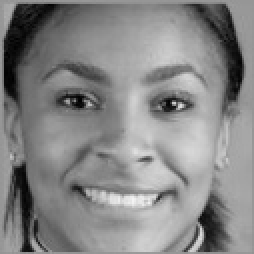
#> input picture lab03/cropped_faces/face_260144.jpg, 127 x 127 px (shown 2 times larger); its folder holds only this picture in this run
$ jupyter execute --allow-errors Lab3.ipynb
#> lines starting #> are read from the running program, lines starting #| are printed output that depends on the picture
# Gen AI Statement

Generative AI was used to help address the following questions:
* How to read in images, flatten images into a single 1D row, and combining them into a matrix.
* How to take a single row vector and reformatting it into an image for display.
* How to calculate and plot the values of a matrix.
* How to read the printed charts.
* How to use the charts to determine rank.
* How to chart log values (ultimately not used) and resize images to better read the data.
* How to understand lines of code related to the imported functions.

Read in all of cropped faces and flaten them into a single 2D matrix where each row is a flattened image.

[cell 1]
import os
import numpy as np
from PIL import Image

# Folder containing your images
folder = "cropped_faces"

# Collect flattened images here
rows = []

for fname in os.listdir(folder):
    if fname.lower().endswith((".png", ".jpg", ".jpeg", ".bmp")):
        path = os.path.join(folder, fname)
        img = Image.open(path).convert("L")   # "L" makes grayscale, use "RGB" if you want 3 channels
#> img is the input picture: PIL image 127x127 L; min 0, max 244, mean 133.9
        img = img.resize((127, 127))          # ensures consistent size
        flat = np.array(img).flatten()        # shape (16129,)
#> flat = 16129 values, max 244 at index 12639, min 0 at index 3305, mean 133.9
        rows.append(flat)

# Final matrix: each row is one flattened image
A = np.vstack(rows)
print("Shape of A:", A.shape)  # (num_images, 16129)
#| Shape of A: (1, 16129)

Function that unflattens a row into a face and prints it.

#> (a cell that did not finish here is left out)

#> (a cell that did not finish here is left out)

Calculate and display SVD.

[cell 4]
import numpy as np
import matplotlib.pyplot as plt

# Compute SVD of A
U, s, Vt = np.linalg.svd(A, full_matrices=False)
#> U = [-1]; s = [17991.7]

# s contains the singular values
print("Number of singular values:", len(s))
#| Number of singular values: 1

# Plot singular values
plt.figure(figsize=(8,5))
plt.plot(s, 'o-', markersize=4)
plt.title("Singular Values of A")
plt.xlabel("Index")
plt.ylabel("Singular Value")
plt.grid(True)
plt.show()
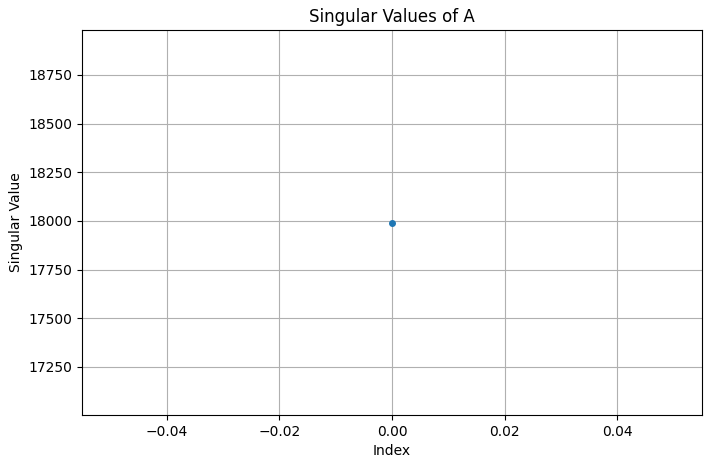
#> figure drawn by matplotlib, 1 panel

# Plot singular values
plt.figure(figsize=(8,5))
plt.plot(s, 'o-', markersize=4)
plt.title("Singular Values of A")
plt.xlabel("Index")
plt.ylabel("Singular Value")
plt.ylim(0, 10000)   # y-axis from 0 to 1000
plt.grid(True)
plt.show()
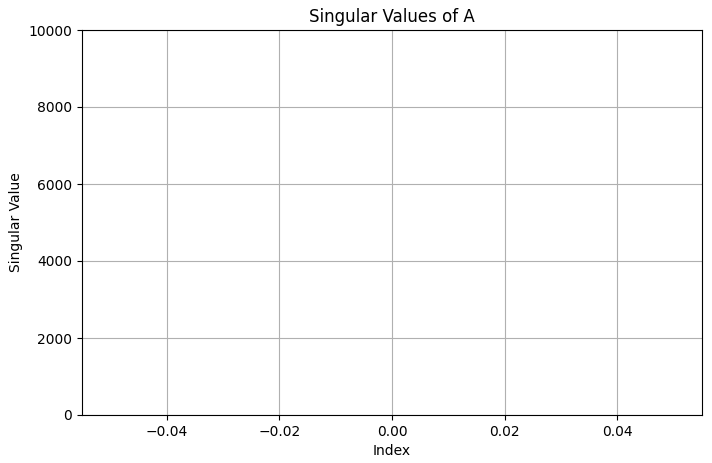
#> figure drawn by matplotlib, 1 panel

# Plot singular values
plt.figure(figsize=(8,5))
plt.plot(s, 'o-', markersize=4)
plt.title("Singular Values of A")
plt.xlabel("Index")
plt.ylabel("Singular Value")
plt.ylim(0, 1000)   # y-axis from 0 to 1000
plt.grid(True)
plt.show()
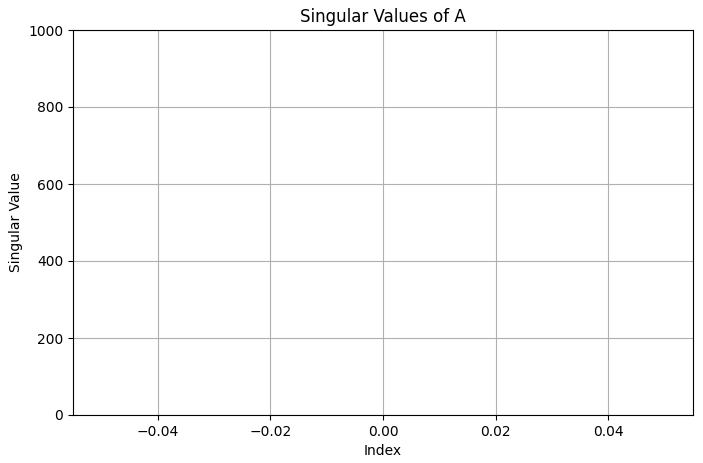
#> figure drawn by matplotlib, 1 panel

# Optional: cumulative explained variance
explained_variance = np.cumsum(s**2) / np.sum(s**2)
#> explained_variance = [1]
plt.figure(figsize=(8,5))
plt.plot(explained_variance, 'o-')
plt.title("Cumulative Explained Variance of A")
plt.xlabel("Number of Components")
plt.ylabel("Variance Explained")
plt.grid(True)
plt.show()
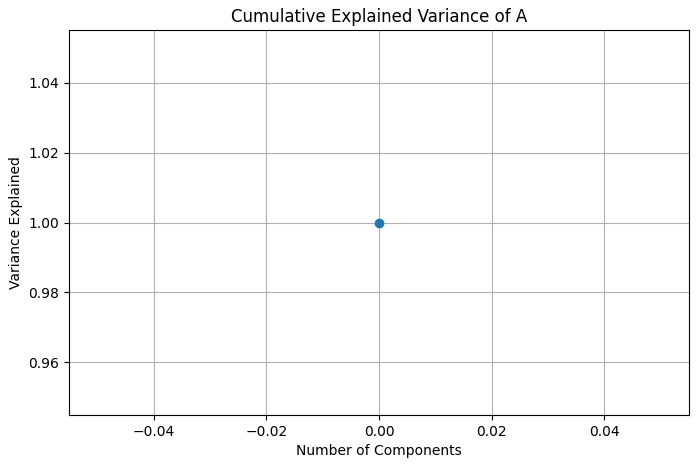
#> figure drawn by matplotlib, 1 panel

# Singular Values explained

The steep drop off in the singular values of A show that there are around 500 that are more important to the value than the rest of the features. But each feature has a singular value of above 0, and therefore the rank is the number of pictures or 3279

[cell 5]
tol = .00001
rank = np.sum(s > tol)
#> rank = 1
print("Rank of A:", rank)
#| Rank of A: 1

# The Rank of A is 3279

We believe that there is noise beyond a k value of around 800, because it in the elbow of the singular values graph. The values before are the most important and each values impact afterwards is not as necessary to recreate the faces.

[cell 6]
def low_rank_approx(U, s, Vt, k):
    """
    Return the rank-k approximation A_k = U_k Σ_k V_k^T.

    Parameters
    ----------
    U  : (m, r) left singular vectors  (from np.linalg.svd(A, full_matrices=False))
    s  : (r,)   singular values
    Vt : (r, n) right singular vectors transposed
    k  : int    number of components to keep

    Returns
    -------
    A_k : (m, n) low-rank approximation of A
    """
#> called with U = array of shape (1, 1), s = array of shape (1,), Vt = array of shape (1, 16129), k = 5
    k = int(k)
    Uk  = U[:, :k]        # (m, k)How to understand lines of code related to the imported functions.
#> Uk = [-1]
    sk  = s[:k]           # (k,)
#> sk = [17991.7]
    Vtk = Vt[:k, :]       # (k, n)
    return (Uk * sk) @ Vtk  # (m, k) * (k,) -> (m, k); then @ (k, n) -> (m, n)

Trying different ranges of low rank approximation to determine the lowest rank before faces lose definition.

[cell 7]
U, s, Vt = np.linalg.svd(A, full_matrices=False)
A5   = low_rank_approx(U, s, Vt, k=5)
A200  = low_rank_approx(U, s, Vt, k=200)
A800  = low_rank_approx(U, s, Vt, k=800)
A1300  = low_rank_approx(U, s, Vt, k=1300)
A1700 = low_rank_approx(U, s, Vt, k=1700)

print(A5.shape, A.shape)   # should match A's shape
#| (1, 16129) (1, 16129)

$ run again, on lab03/cropped_faces/face_260852.jpg
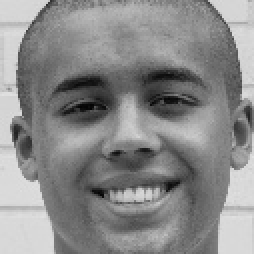
#> input picture lab03/cropped_faces/face_260852.jpg, 127 x 127 px (shown 2 times larger)
#> img is the input picture: PIL image 127x127 L; min 3, max 226, mean 138
#> flat = 16129 values, max 226 at index 10032, min 3 at index 6903, mean 138
#| Shape of A: (1, 16129)
#> U = [-1]; s = [18520.3]
#| Number of singular values: 1
#> `plt.show()`:
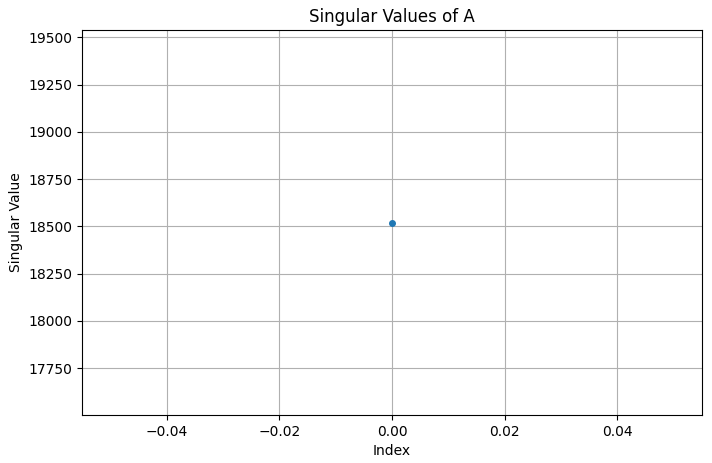
#> figure drawn by matplotlib, 1 panel
#> explained_variance = [1]
#> rank = 1
#| Rank of A: 1
#> Uk = [-1]
#> sk = [18520.3]
#| (1, 16129) (1, 16129)

$ run again, on lab03/cropped_faces/face_261044.jpg
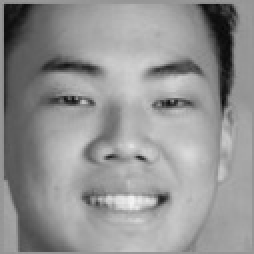
#> input picture lab03/cropped_faces/face_261044.jpg, 127 x 127 px (shown 2 times larger)
#> img is the input picture: PIL image 127x127 L; min 7, max 243, mean 147.1
#> flat = 16129 values, max 243 at index 12639, min 7 at index 1889, mean 147.1
#| Shape of A: (1, 16129)
#> U = [-1]; s = [19415.9]
#| Number of singular values: 1
#> `plt.show()`:
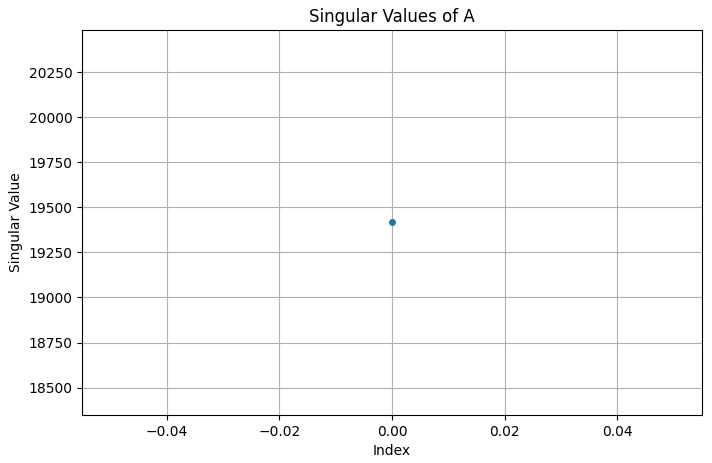
#> figure drawn by matplotlib, 1 panel
#> explained_variance = [1]
#> rank = 1
#| Rank of A: 1
#> Uk = [-1]
#> sk = [19415.9]
#| (1, 16129) (1, 16129)

$ run again, on lab03/cropped_faces/face_261128.jpg
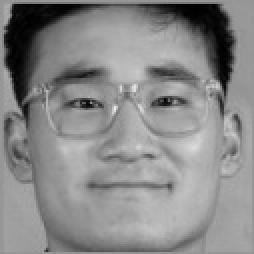
#> input picture lab03/cropped_faces/face_261128.jpg, 127 x 127 px (shown 2 times larger)
#> img is the input picture: PIL image 127x127 L; min 0, max 234, mean 136.5
#> flat = 16129 values, max 234 at index 6915, min 0 at index 282, mean 136.5
#| Shape of A: (1, 16129)
#> U = [-1]; s = [18283.1]
#| Number of singular values: 1
#> `plt.show()`:
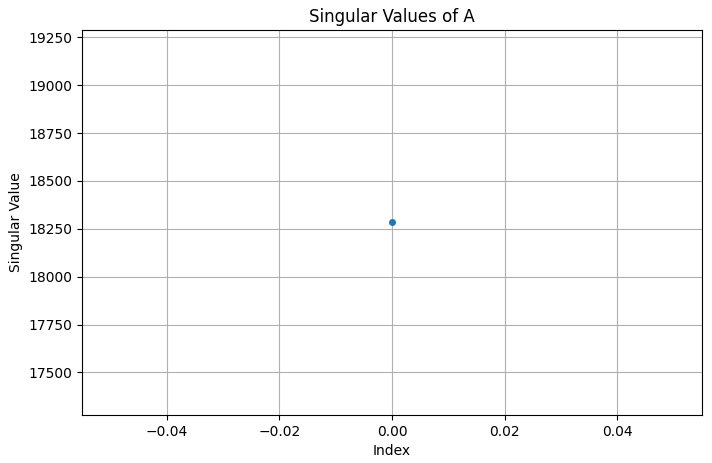
#> figure drawn by matplotlib, 1 panel
#> explained_variance = [1]
#> rank = 1
#| Rank of A: 1
#> Uk = [-1]
#> sk = [18283.1]
#| (1, 16129) (1, 16129)
